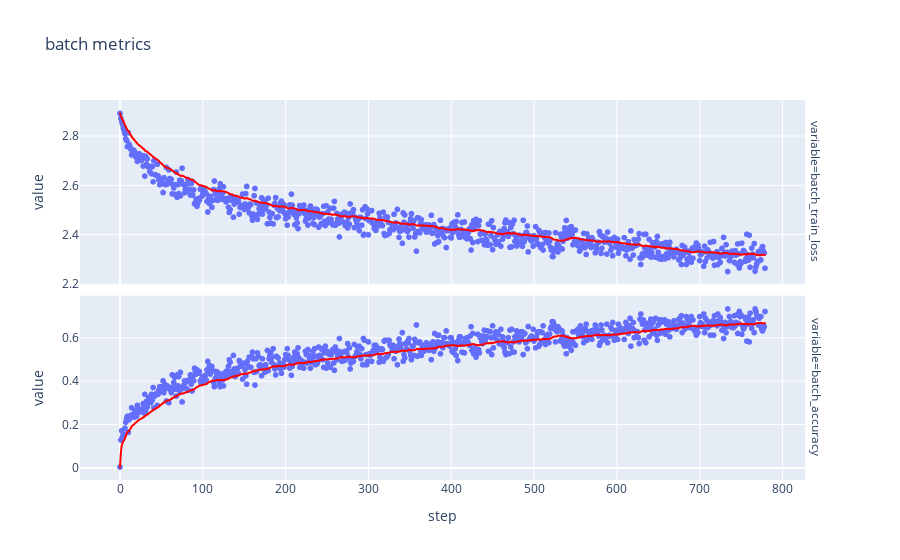
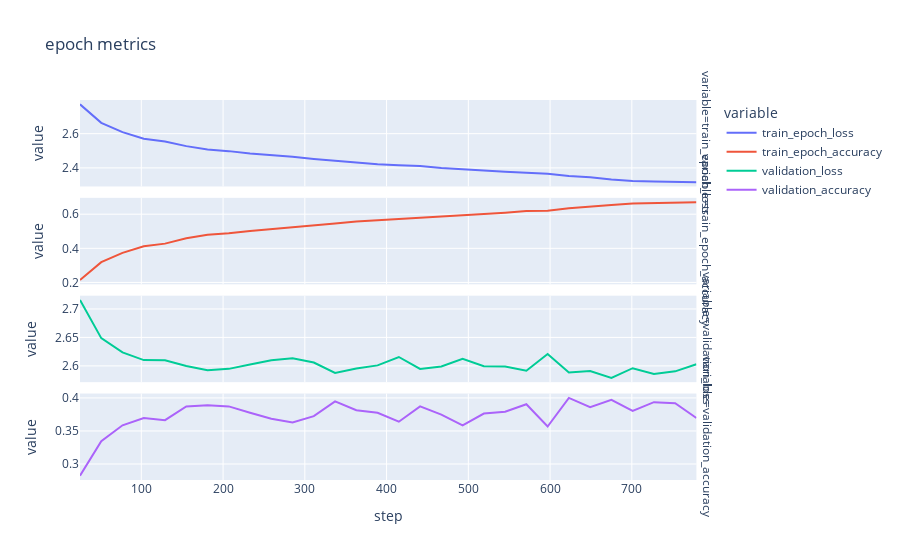
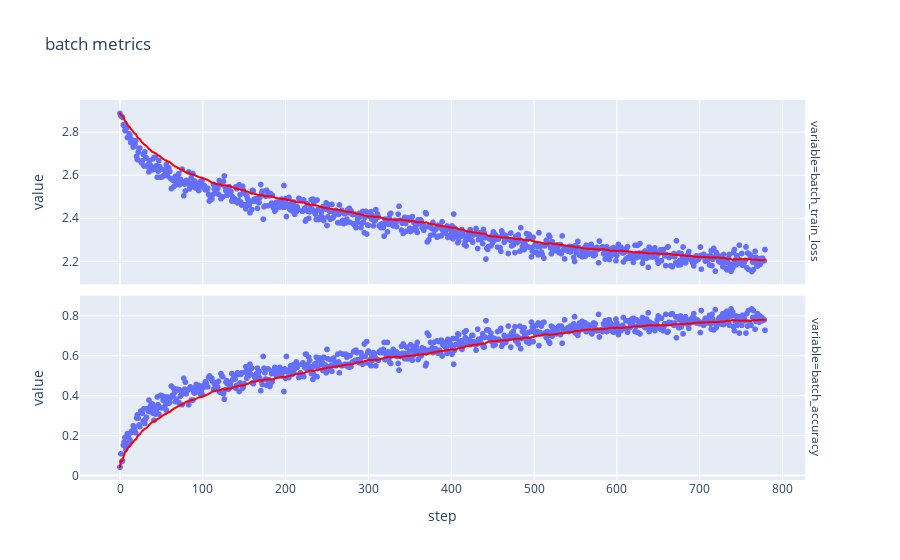
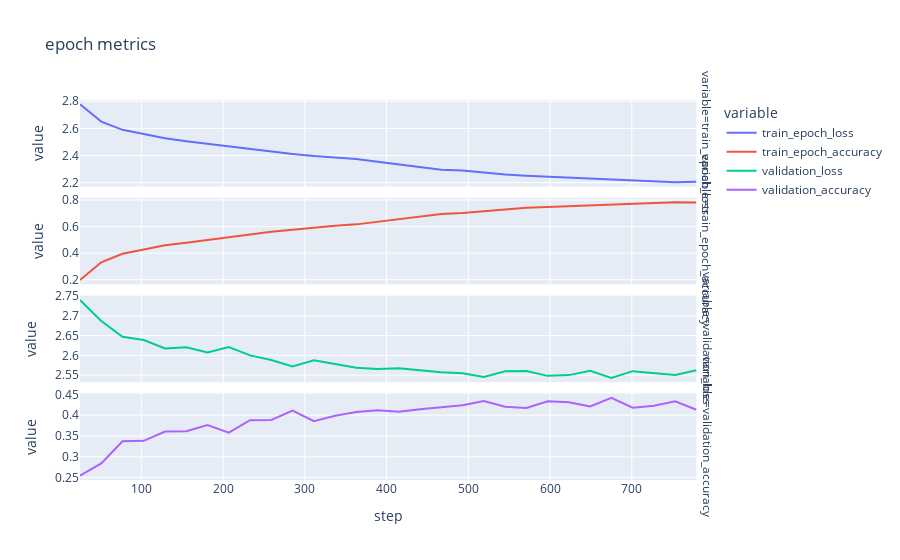

The notebook cell saved with these charts, in order:
### Markdown cell above
## Cross validation training

### Code cell
NB_CROSS_VALIDATIONS = 5
fold_patterns = join(dataset_path, "preprocessed_dataset", "fold*")
fold_pths = glob(fold_patterns)[:NB_CROSS_VALIDATIONS]
all_training_metrics = {}

for fold_idx, fold_pth in fold_pths:
    print("training:", fold_idx + 1)
    train_dataset = CMIDataset(fold_pth, "train")
    train_data_loader = DL(train_dataset, BATCH_SIZE, shuffle=True)
    validation_dataset = CMIDataset(fold_pth, "validation")
    validation_data_loader = DL(validation_dataset, BATCH_SIZE, shuffle=False)
    _, training_metrics, _ = mk_model_and_fit(train_data_loader, validation_data_loader)
    all_training_metrics["fold_" + str(fold_idx)] = training_metrics
    plt_training_metrics(training_metrics)
    print("=========================")

all_training_metrics = pd.concat(all_training_metrics)

### Figure 1 — Plotly figure (JSON) as saved in the notebook; plotly's stock layout.template omitted (floating-point values rounded to 4 significant figures; data arrays with more than 128 entries replaced by an {"elided": "..."} marker saying what was removed)
{"data": [{"hovertemplate": "variable=batch_train_loss<br>step=%{x}<br>value=%{y}<extra></extra>", "legendgroup": "", "marker": {"color": "#636efa", "symbol": "circle"}, "mode": "markers", "name": "", "showlegend": false, "type": "scattergl", "x": {"elided": "780 int values"}, "xaxis": "x2", "y": {"elided": "780 float values"}, "yaxis": "y2"}, {"hovertemplate": "<b>Exponentially Weighted mean trendline</b><br><br>variable=batch_train_loss<br>step=%{x}<br>value=%{y} <b>(trend)</b><extra></extra>", "legendgroup": "", "line": {"color": "red"}, "marker": {"color": "#636efa", "symbol": "circle"}, "mode": "lines", "name": "", "showlegend": false, "type": "scattergl", "x": {"elided": "780 int values"}, "xaxis": "x2", "y": {"elided": "780 float values"}, "yaxis": "y2"}, {"hovertemplate": "variable=batch_accuracy<br>step=%{x}<br>value=%{y}<extra></extra>", "legendgroup": "", "marker": {"color": "#636efa", "symbol": "circle"}, "mode": "markers", "name": "", "showlegend": false, "type": "scattergl", "x": {"elided": "780 int values"}, "xaxis": "x", "y": {"elided": "780 float values"}, "yaxis": "y"}, {"hovertemplate": "<b>Exponentially Weighted mean trendline</b><br><br>variable=batch_accuracy<br>step=%{x}<br>value=%{y} <b>(trend)</b><extra></extra>", "legendgroup": "", "line": {"color": "red"}, "marker": {"color": "#636efa", "symbol": "circle"}, "mode": "lines", "name": "", "showlegend": false, "type": "scattergl", "x": {"elided": "780 int values"}, "xaxis": "x", "y": {"elided": "780 float values"}, "yaxis": "y"}], "layout": {"annotations": [{"font": {}, "showarrow": false, "text": "variable=batch_accuracy", "textangle": 90, "x": 0.98, "xanchor": "left", "xref": "paper", "y": 0.2425, "yanchor": "middle", "yref": "paper"}, {"font": {}, "showarrow": false, "text": "variable=batch_train_loss", "textangle": 90, "x": 0.98, "xanchor": "left", "xref": "paper", "y": 0.7575, "yanchor": "middle", "yref": "paper"}], "legend": {"tracegroupgap": 0}, "title": {"text": "batch metrics"}, "xaxis": {"anchor": "y", "domain": [0, 0.98], "title": {"text": "step"}}, "xaxis2": {"anchor": "y2", "domain": [0, 0.98], "matches": "x", "showticklabels": false}, "yaxis": {"anchor": "x", "domain": [0, 0.485], "title": {"text": "value"}}, "yaxis2": {"anchor": "x2", "domain": [0.515, 1], "title": {"text": "value"}}}}

### Figure 2 — Plotly figure (JSON) as saved in the notebook; plotly's stock layout.template omitted (floating-point values rounded to 4 significant figures)
{"data": [{"hovertemplate": "variable=train_epoch_loss<br>step=%{x}<br>value=%{y}<extra></extra>", "legendgroup": "train_epoch_loss", "line": {"color": "#636efa", "dash": "solid"}, "marker": {"symbol": "circle"}, "mode": "lines", "name": "train_epoch_loss", "orientation": "v", "showlegend": true, "type": "scatter", "x": [25, 51, 77, 103, 129, 155, 181, 207, 233, 259, 285, 311, 337, 363, 389, 415, 441, 467, 493, 519, 545, 571, 597, 623, 649, 675, 701, 727, 753, 779], "xaxis": "x4", "y": [2.771, 2.663, 2.609, 2.57, 2.555, 2.527, 2.507, 2.498, 2.484, 2.475, 2.465, 2.452, 2.441, 2.43, 2.422, 2.416, 2.41, 2.399, 2.394, 2.385, 2.377, 2.371, 2.366, 2.353, 2.346, 2.332, 2.323, 2.32, 2.32, 2.317], "yaxis": "y4"}, {"hovertemplate": "variable=train_epoch_accuracy<br>step=%{x}<br>value=%{y}<extra></extra>", "legendgroup": "train_epoch_accuracy", "line": {"color": "#EF553B", "dash": "solid"}, "marker": {"symbol": "circle"}, "mode": "lines", "name": "train_epoch_accuracy", "orientation": "v", "showlegend": true, "type": "scatter", "x": [25, 51, 77, 103, 129, 155, 181, 207, 233, 259, 285, 311, 337, 363, 389, 415, 441, 467, 493, 519, 545, 571, 597, 623, 649, 675, 701, 727, 753, 779], "xaxis": "x3", "y": [0.2145, 0.3192, 0.3734, 0.4123, 0.4276, 0.4591, 0.4802, 0.4878, 0.5022, 0.5125, 0.5221, 0.535, 0.5453, 0.5577, 0.5646, 0.5719, 0.578, 0.5885, 0.5939, 0.6012, 0.6092, 0.6184, 0.62, 0.635, 0.6426, 0.654, 0.6628, 0.6655, 0.6668, 0.6705], "yaxis": "y3"}, {"hovertemplate": "variable=validation_loss<br>step=%{x}<br>value=%{y}<extra></extra>", "legendgroup": "validation_loss", "line": {"color": "#00cc96", "dash": "solid"}, "marker": {"symbol": "circle"}, "mode": "lines", "name": "validation_loss", "orientation": "v", "showlegend": true, "type": "scatter", "x": [25, 51, 77, 103, 129, 155, 181, 207, 233, 259, 285, 311, 337, 363, 389, 415, 441, 467, 493, 519, 545, 571, 597, 623, 649, 675, 701, 727, 753, 779], "xaxis": "x2", "y": [2.716, 2.649, 2.624, 2.61, 2.61, 2.6, 2.592, 2.595, 2.603, 2.61, 2.613, 2.606, 2.588, 2.595, 2.601, 2.616, 2.595, 2.599, 2.612, 2.6, 2.599, 2.592, 2.621, 2.588, 2.591, 2.579, 2.596, 2.586, 2.59, 2.603], "yaxis": "y2"}, {"hovertemplate": "variable=validation_accuracy<br>step=%{x}<br>value=%{y}<extra></extra>", "legendgroup": "validation_accuracy", "line": {"color": "#ab63fa", "dash": "solid"}, "marker": {"symbol": "circle"}, "mode": "lines", "name": "validation_accuracy", "orientation": "v", "showlegend": true, "type": "scatter", "x": [25, 51, 77, 103, 129, 155, 181, 207, 233, 259, 285, 311, 337, 363, 389, 415, 441, 467, 493, 519, 545, 571, 597, 623, 649, 675, 701, 727, 753, 779], "xaxis": "x", "y": [0.2823, 0.3344, 0.3586, 0.3697, 0.3663, 0.3871, 0.3887, 0.3872, 0.3775, 0.3685, 0.3629, 0.3723, 0.3948, 0.3813, 0.3774, 0.364, 0.3871, 0.3748, 0.3584, 0.3763, 0.3791, 0.3904, 0.3567, 0.4001, 0.386, 0.3971, 0.3802, 0.3936, 0.3921, 0.3696], "yaxis": "y"}], "layout": {"annotations": [{"font": {}, "showarrow": false, "text": "variable=validation_accuracy", "textangle": 90, "x": 0.98, "xanchor": "left", "xref": "paper", "y": 0.1138, "yanchor": "middle", "yref": "paper"}, {"font": {}, "showarrow": false, "text": "variable=validation_loss", "textangle": 90, "x": 0.98, "xanchor": "left", "xref": "paper", "y": 0.3712, "yanchor": "middle", "yref": "paper"}, {"font": {}, "showarrow": false, "text": "variable=train_epoch_accuracy", "textangle": 90, "x": 0.98, "xanchor": "left", "xref": "paper", "y": 0.6288, "yanchor": "middle", "yref": "paper"}, {"font": {}, "showarrow": false, "text": "variable=train_epoch_loss", "textangle": 90, "x": 0.98, "xanchor": "left", "xref": "paper", "y": 0.8862, "yanchor": "middle", "yref": "paper"}], "legend": {"title": {"text": "variable"}, "tracegroupgap": 0}, "title": {"text": "epoch metrics"}, "xaxis": {"anchor": "y", "domain": [0, 0.98], "title": {"text": "step"}}, "xaxis2": {"anchor": "y2", "domain": [0, 0.98], "matches": "x", "showticklabels": false}, "xaxis3": {"anchor": "y3", "domain": [0, 0.98], "matches": "x", "showticklabels": false}, "xaxis4": {"anchor": "y4", "domain": [0, 0.98], "matches": "x", "showticklabels": false}, "yaxis": {"anchor": "x", "domain": [0, 0.2275], "title": {"text": "value"}}, "yaxis2": {"anchor": "x2", "domain": [0.2575, 0.485], "title": {"text": "value"}}, "yaxis3": {"anchor": "x3", "domain": [0.515, 0.7425], "title": {"text": "value"}}, "yaxis4": {"anchor": "x4", "domain": [0.7725, 1], "title": {"text": "value"}}}}

### Figure 3 — Plotly figure (JSON) as saved in the notebook; plotly's stock layout.template omitted (floating-point values rounded to 4 significant figures; data arrays with more than 128 entries replaced by an {"elided": "..."} marker saying what was removed)
{"data": [{"hovertemplate": "variable=batch_train_loss<br>step=%{x}<br>value=%{y}<extra></extra>", "legendgroup": "", "marker": {"color": "#636efa", "symbol": "circle"}, "mode": "markers", "name": "", "showlegend": false, "type": "scattergl", "x": {"elided": "780 int values"}, "xaxis": "x2", "y": {"elided": "780 float values"}, "yaxis": "y2"}, {"hovertemplate": "<b>Exponentially Weighted mean trendline</b><br><br>variable=batch_train_loss<br>step=%{x}<br>value=%{y} <b>(trend)</b><extra></extra>", "legendgroup": "", "line": {"color": "red"}, "marker": {"color": "#636efa", "symbol": "circle"}, "mode": "lines", "name": "", "showlegend": false, "type": "scattergl", "x": {"elided": "780 int values"}, "xaxis": "x2", "y": {"elided": "780 float values"}, "yaxis": "y2"}, {"hovertemplate": "variable=batch_accuracy<br>step=%{x}<br>value=%{y}<extra></extra>", "legendgroup": "", "marker": {"color": "#636efa", "symbol": "circle"}, "mode": "markers", "name": "", "showlegend": false, "type": "scattergl", "x": {"elided": "780 int values"}, "xaxis": "x", "y": {"elided": "780 float values"}, "yaxis": "y"}, {"hovertemplate": "<b>Exponentially Weighted mean trendline</b><br><br>variable=batch_accuracy<br>step=%{x}<br>value=%{y} <b>(trend)</b><extra></extra>", "legendgroup": "", "line": {"color": "red"}, "marker": {"color": "#636efa", "symbol": "circle"}, "mode": "lines", "name": "", "showlegend": false, "type": "scattergl", "x": {"elided": "780 int values"}, "xaxis": "x", "y": {"elided": "780 float values"}, "yaxis": "y"}], "layout": {"annotations": [{"font": {}, "showarrow": false, "text": "variable=batch_accuracy", "textangle": 90, "x": 0.98, "xanchor": "left", "xref": "paper", "y": 0.2425, "yanchor": "middle", "yref": "paper"}, {"font": {}, "showarrow": false, "text": "variable=batch_train_loss", "textangle": 90, "x": 0.98, "xanchor": "left", "xref": "paper", "y": 0.7575, "yanchor": "middle", "yref": "paper"}], "legend": {"tracegroupgap": 0}, "title": {"text": "batch metrics"}, "xaxis": {"anchor": "y", "domain": [0, 0.98], "title": {"text": "step"}}, "xaxis2": {"anchor": "y2", "domain": [0, 0.98], "matches": "x", "showticklabels": false}, "yaxis": {"anchor": "x", "domain": [0, 0.485], "title": {"text": "value"}}, "yaxis2": {"anchor": "x2", "domain": [0.515, 1], "title": {"text": "value"}}}}

### Figure 4 — Plotly figure (JSON) as saved in the notebook; plotly's stock layout.template omitted (floating-point values rounded to 4 significant figures)
{"data": [{"hovertemplate": "variable=train_epoch_loss<br>step=%{x}<br>value=%{y}<extra></extra>", "legendgroup": "train_epoch_loss", "line": {"color": "#636efa", "dash": "solid"}, "marker": {"symbol": "circle"}, "mode": "lines", "name": "train_epoch_loss", "orientation": "v", "showlegend": true, "type": "scatter", "x": [25, 51, 77, 103, 129, 155, 181, 207, 233, 259, 285, 311, 337, 363, 389, 415, 441, 467, 493, 519, 545, 571, 597, 623, 649, 675, 701, 727, 753, 779], "xaxis": "x4", "y": [2.777, 2.65, 2.59, 2.56, 2.528, 2.506, 2.486, 2.469, 2.451, 2.427, 2.412, 2.396, 2.383, 2.374, 2.354, 2.336, 2.314, 2.296, 2.29, 2.274, 2.26, 2.25, 2.244, 2.239, 2.233, 2.226, 2.216, 2.214, 2.204, 2.206], "yaxis": "y4"}, {"hovertemplate": "variable=train_epoch_accuracy<br>step=%{x}<br>value=%{y}<extra></extra>", "legendgroup": "train_epoch_accuracy", "line": {"color": "#EF553B", "dash": "solid"}, "marker": {"symbol": "circle"}, "mode": "lines", "name": "train_epoch_accuracy", "orientation": "v", "showlegend": true, "type": "scatter", "x": [25, 51, 77, 103, 129, 155, 181, 207, 233, 259, 285, 311, 337, 363, 389, 415, 441, 467, 493, 519, 545, 571, 597, 623, 649, 675, 701, 727, 753, 779], "xaxis": "x3", "y": [0.198, 0.3315, 0.3956, 0.4278, 0.46, 0.4784, 0.4996, 0.5162, 0.5417, 0.5604, 0.5768, 0.5939, 0.6063, 0.6167, 0.6356, 0.6547, 0.678, 0.6942, 0.7017, 0.717, 0.73, 0.7419, 0.7468, 0.7523, 0.758, 0.762, 0.7717, 0.7762, 0.7838, 0.7815], "yaxis": "y3"}, {"hovertemplate": "variable=validation_loss<br>step=%{x}<br>value=%{y}<extra></extra>", "legendgroup": "validation_loss", "line": {"color": "#00cc96", "dash": "solid"}, "marker": {"symbol": "circle"}, "mode": "lines", "name": "validation_loss", "orientation": "v", "showlegend": true, "type": "scatter", "x": [25, 51, 77, 103, 129, 155, 181, 207, 233, 259, 285, 311, 337, 363, 389, 415, 441, 467, 493, 519, 545, 571, 597, 623, 649, 675, 701, 727, 753, 779], "xaxis": "x2", "y": [2.74, 2.687, 2.647, 2.639, 2.618, 2.621, 2.608, 2.621, 2.6, 2.588, 2.572, 2.588, 2.578, 2.568, 2.566, 2.568, 2.563, 2.557, 2.555, 2.546, 2.56, 2.56, 2.548, 2.55, 2.561, 2.543, 2.56, 2.554, 2.55, 2.562], "yaxis": "y2"}, {"hovertemplate": "variable=validation_accuracy<br>step=%{x}<br>value=%{y}<extra></extra>", "legendgroup": "validation_accuracy", "line": {"color": "#ab63fa", "dash": "solid"}, "marker": {"symbol": "circle"}, "mode": "lines", "name": "validation_accuracy", "orientation": "v", "showlegend": true, "type": "scatter", "x": [25, 51, 77, 103, 129, 155, 181, 207, 233, 259, 285, 311, 337, 363, 389, 415, 441, 467, 493, 519, 545, 571, 597, 623, 649, 675, 701, 727, 753, 779], "xaxis": "x", "y": [0.2546, 0.284, 0.3375, 0.3384, 0.3609, 0.3617, 0.3766, 0.3581, 0.3879, 0.3887, 0.411, 0.3859, 0.3985, 0.4078, 0.4119, 0.4086, 0.4141, 0.4194, 0.424, 0.4342, 0.4203, 0.4175, 0.4333, 0.4314, 0.4212, 0.4417, 0.4181, 0.4227, 0.4334, 0.4132], "yaxis": "y"}], "layout": {"annotations": [{"font": {}, "showarrow": false, "text": "variable=validation_accuracy", "textangle": 90, "x": 0.98, "xanchor": "left", "xref": "paper", "y": 0.1138, "yanchor": "middle", "yref": "paper"}, {"font": {}, "showarrow": false, "text": "variable=validation_loss", "textangle": 90, "x": 0.98, "xanchor": "left", "xref": "paper", "y": 0.3712, "yanchor": "middle", "yref": "paper"}, {"font": {}, "showarrow": false, "text": "variable=train_epoch_accuracy", "textangle": 90, "x": 0.98, "xanchor": "left", "xref": "paper", "y": 0.6288, "yanchor": "middle", "yref": "paper"}, {"font": {}, "showarrow": false, "text": "variable=train_epoch_loss", "textangle": 90, "x": 0.98, "xanchor": "left", "xref": "paper", "y": 0.8862, "yanchor": "middle", "yref": "paper"}], "legend": {"title": {"text": "variable"}, "tracegroupgap": 0}, "title": {"text": "epoch metrics"}, "xaxis": {"anchor": "y", "domain": [0, 0.98], "title": {"text": "step"}}, "xaxis2": {"anchor": "y2", "domain": [0, 0.98], "matches": "x", "showticklabels": false}, "xaxis3": {"anchor": "y3", "domain": [0, 0.98], "matches": "x", "showticklabels": false}, "xaxis4": {"anchor": "y4", "domain": [0, 0.98], "matches": "x", "showticklabels": false}, "yaxis": {"anchor": "x", "domain": [0, 0.2275], "title": {"text": "value"}}, "yaxis2": {"anchor": "x2", "domain": [0.2575, 0.485], "title": {"text": "value"}}, "yaxis3": {"anchor": "x3", "domain": [0.515, 0.7425], "title": {"text": "value"}}, "yaxis4": {"anchor": "x4", "domain": [0.7725, 1], "title": {"text": "value"}}}}
